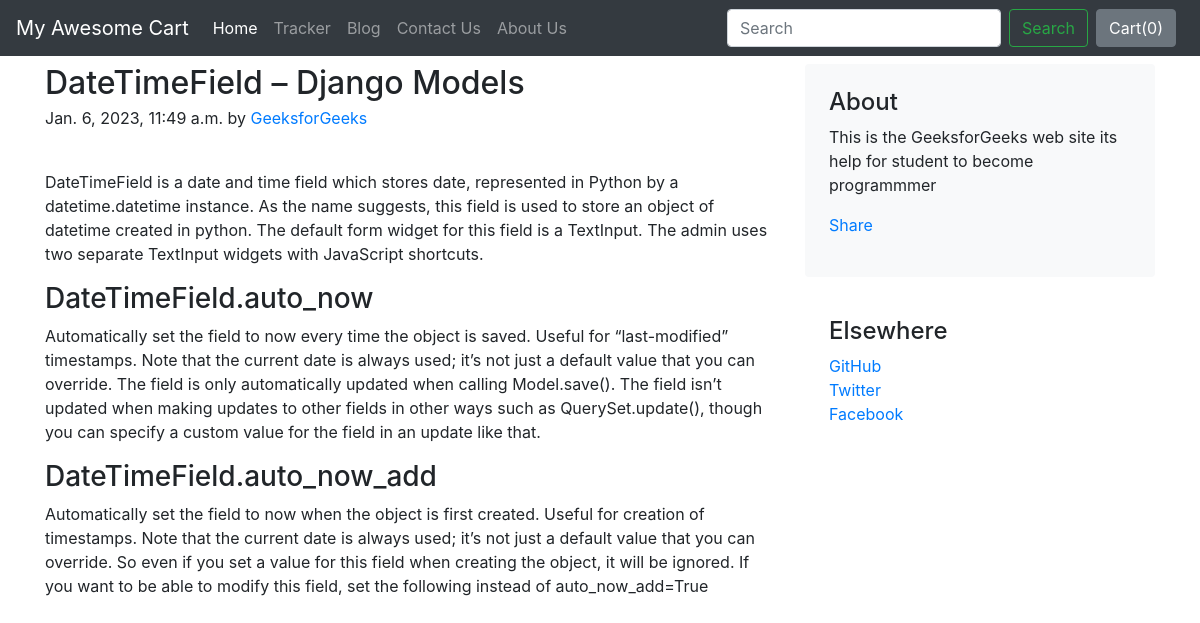
The page /Blog/Blogpost/4 on the database its author committed.
### Blog/models.py (models this page shows, shortened)
class blogpost(models.Model):
    post_id = models.AutoField(primary_key=True)
    title = models.CharField(max_length=50,default ="")
    post_date = models.DateTimeField()
    author = models.CharField(max_length=15,default ="")
    content = models.CharField(max_length=5000,default ="")
    title_subhead_1 = models.CharField(max_length=50,default ="")
    content_subhead_1 = models.CharField(max_length=5000,default ="")
    title_subhead_2 = models.CharField(max_length=50,default ="")
    content_subhead_2 = models.CharField(max_length=5000,default ="")
    thumbnail = models.ImageField(upload_to="Blog/images",default ="")
    about = models.CharField(max_length=1000,default="")

### Blog/views.py (the view)
# urls.py: path("Blogpost/<int:id>",views.Blogpost,name='homeBlog')
def Blogpost(request,id):
    post = blogpost.objects.filter(post_id=id)[0]
    return render(request,'Blog/Blogpost.html',{"post":post})

### Blog/templates/Blog/Blogpost.html (shortened to what this page needs)
{% extends 'Blog/basic.html' %}
{% block body %}
<div class="container my-2">
  <div class="row g-5">
    <div class="col-md-8">
      <article class="blog-post">
        <h2 class="blog-post-title mb-1">{{post.title}}</h2>
        <p class="blog-post-meta">{{post.post_date}} by <a href="#">{{post.author}}</a></p>
        <div class="fb-like" data-href="http://127.0.0.1:8000/blog/blogpost/{{post.post_id}}" data-layout="standard" data-action="like" data-size="large" data-show-faces="false" data-share="true"></div><br>
         <p>{{post.content}}</p>
        <h3>{{post.title_subhead_1}}</h3>
        <p>{{post.content_subhead_1}}</p>
        <h3>{{post.title_subhead_2}}</h3>
        <p>{{post.content_subhead_2}}</p>
        </div>
    <div class="col-md-4">
      <div class="position-sticky" style="top: 2rem;">
        <div class="p-4 mb-3 bg-light rounded">
          <h4 class="fst-italic">About</h4>
          <p class="mb-0">{{post.about}}</p>
          <div class="my-3 fb-share-button" data-href="http://127.0.0.1:8000/blog/blogpost/{{post.post_id}}" data-layout="button_count" data-size="large"><a target="_blank" href="https://www.facebook.com/sharer/sharer.php?u=http%3A%2F%2F127.0.0.1%3A8000%2Fblog%2Fblogpost%2F4&src=sdkpreparse" class="fb-xfbml-parse-ignore">Share</a></div>
        </div>
        <div class="p-4">
          <h4 class="fst-italic">Elsewhere</h4>
          <ol class="list-unstyled">
            <li><a href="#">GitHub</a></li>
            <li><a href="#">Twitter</a></li>
            <li><a href="#">Facebook</a></li>
          </ol>
        </div>
      </div>
    </div>
  </div>
  </div>
  {% endblock %}

### rows shown on the page
blogpost: title "DateTimeField – Django Models", post_date "Jan. 6, 2023, 11:49 a.m.", author "GeeksforGeeks", content "DateTimeField is a date and time field which stores date, represented in Python by a datetime.datetime instance. As the name suggests, this field is used to store an object of datetime created in python. The default form widget for this field is a TextInput. The admin uses two separate TextInput widgets with JavaScript shortcuts.", title_subhead_1 "DateTimeField.auto_now", content_subhead_1 "Automatically set the field to now every time the object is saved. Useful for “last-modified” timestamps. Note that the current date is always used; it’s not just a default value that you can override. The field is only automatically updated when calling Model.save(). The field isn’t updated when making updates to other fields in other ways such as QuerySet.update(), though you can specify a custom value for the field in an update like that.", title_subhead_2 "DateTimeField.auto_now_add", content_subhead_2 "Automatically set the field to now when the object is first created. Useful for creation of timestamps. Note that the current date is always used; it’s not just a default value that you can override. So even if you set a value for this field when creating the object, it will be ignored. If you want to be able to modify this field, set the following instead of auto_now_add=True", about "This is the GeeksforGeeks web site its help for student to become programmmer"
